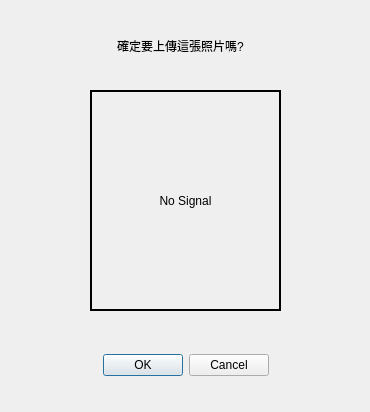
<?xml version="1.0" encoding="UTF-8"?>
<ui version="4.0">
 <class>Dialog</class>
 <widget class="QDialog" name="Dialog">
  <property name="geometry">
   <rect>
    <x>0</x>
    <y>0</y>
    <width>370</width>
    <height>412</height>
   </rect>
  </property>
  <property name="windowTitle">
   <string>Register</string>
  </property>
  <widget class="QDialogButtonBox" name="buttonBox">
   <property name="geometry">
    <rect>
     <x>10</x>
     <y>330</y>
     <width>351</width>
     <height>71</height>
    </rect>
   </property>
   <property name="sizePolicy">
    <sizepolicy hsizetype="Maximum" vsizetype="Fixed">
     <horstretch>0</horstretch>
     <verstretch>0</verstretch>
    </sizepolicy>
   </property>
   <property name="maximumSize">
    <size>
     <width>500</width>
     <height>500</height>
    </size>
   </property>
   <property name="contextMenuPolicy">
    <enum>Qt::DefaultContextMenu</enum>
   </property>
   <property name="acceptDrops">
    <bool>false</bool>
   </property>
   <property name="layoutDirection">
    <enum>Qt::LeftToRight</enum>
   </property>
   <property name="autoFillBackground">
    <bool>false</bool>
   </property>
   <property name="orientation">
    <enum>Qt::Horizontal</enum>
   </property>
   <property name="standardButtons">
    <set>QDialogButtonBox::Cancel|QDialogButtonBox::Ok</set>
   </property>
   <property name="centerButtons">
    <bool>true</bool>
   </property>
  </widget>
  <widget class="QLabel" name="img_label">
   <property name="geometry">
    <rect>
     <x>90</x>
     <y>90</y>
     <width>191</width>
     <height>221</height>
    </rect>
   </property>
   <property name="frameShape">
    <enum>QFrame::Box</enum>
   </property>
   <property name="lineWidth">
    <number>2</number>
   </property>
   <property name="text">
    <string>No Signal</string>
   </property>
   <property name="alignment">
    <set>Qt::AlignCenter</set>
   </property>
  </widget>
  <widget class="QLabel" name="label">
   <property name="geometry">
    <rect>
     <x>30</x>
     <y>10</y>
     <width>301</width>
     <height>71</height>
    </rect>
   </property>
   <property name="text">
    <string>確定要上傳這張照片嗎?</string>
   </property>
   <property name="alignment">
    <set>Qt::AlignCenter</set>
   </property>
  </widget>
 </widget>
 <resources/>
 <connections>
  <connection>
   <sender>buttonBox</sender>
   <signal>accepted()</signal>
   <receiver>Dialog</receiver>
   <slot>accept()</slot>
   <hints>
    <hint type="sourcelabel">
     <x>248</x>
     <y>254</y>
    </hint>
    <hint type="destinationlabel">
     <x>157</x>
     <y>274</y>
    </hint>
   </hints>
  </connection>
  <connection>
   <sender>buttonBox</sender>
   <signal>rejected()</signal>
   <receiver>Dialog</receiver>
   <slot>reject()</slot>
   <hints>
    <hint type="sourcelabel">
     <x>316</x>
     <y>260</y>
    </hint>
    <hint type="destinationlabel">
     <x>286</x>
     <y>274</y>
    </hint>
   </hints>
  </connection>
 </connections>
</ui>
